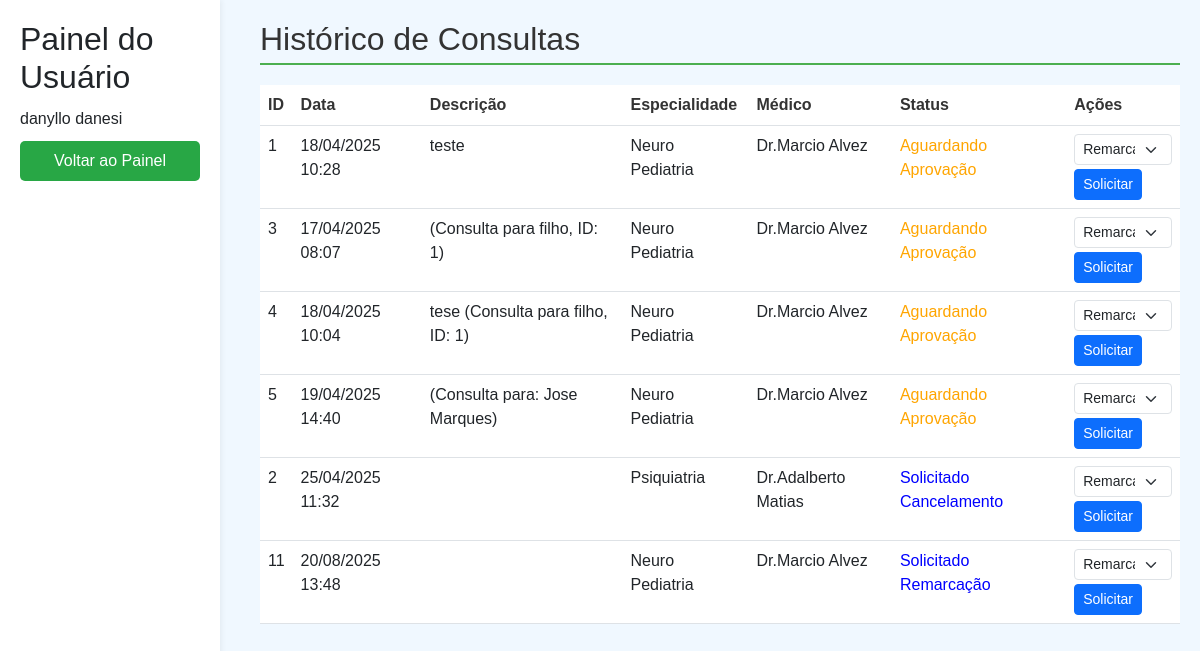
The page /consultas (signed in) on the database its author committed.
### models.py (models this page shows, shortened)
class User(db.Model, UserMixin):
    id = db.Column(db.Integer, primary_key=True)
    full_name = db.Column(db.String(100), nullable=False)
    cpf = db.Column(db.String(11), unique=True, nullable=False)
    email = db.Column(db.String(120), unique=True, nullable=False)
    phone = db.Column(db.String(15), nullable=False)
    phone_whatsapp = db.Column(db.String(15), nullable=False)
    birth_date = db.Column(db.Date, nullable=False)
    address = db.Column(db.String(200), nullable=False)
    password_hash = db.Column(db.String(128), nullable=False)
    is_admin = db.Column(db.Integer, default=0)
    filhos = db.relationship('Filho', backref='user', lazy=True)
    appointments = db.relationship('Appointment', back_populates='user', lazy=True)

class Appointment(db.Model):
    id = db.Column(db.Integer, primary_key=True)
    user_id = db.Column(db.Integer, db.ForeignKey('user.id'))
    doctor_id = db.Column(db.Integer, db.ForeignKey('doctor.id'))
    appointment_date = db.Column(db.DateTime)  # Data da consulta
    scheduling_date = db.Column(db.DateTime, default=datetime.utcnow)  # Data do agendamento
    status = db.Column(db.String(50))
    new_appointment_date = db.Column(db.DateTime, nullable=True)
    appointment_type = db.Column(db.String(50), nullable=True)
    description = db.Column(db.Text, nullable=True)
    reason = db.Column(db.String(100), nullable=True)
    user = db.relationship('User', back_populates='appointments')
    doctor = db.relationship('Doctor', back_populates='appointments')

class Doctor(db.Model):
    id = db.Column(db.Integer, primary_key=True)
    full_name = db.Column(db.String(100), nullable=False)
    name = db.Column(db.String(100), nullable=False)
    crm = db.Column(db.String(20), unique=True, nullable=False)
    specialty = db.Column(db.String(50), nullable=False)
    appointments = db.relationship('Appointment', back_populates='doctor', lazy=True)
    avaliacoes = db.relationship('Avaliacao', back_populates='doctor', lazy=True)

### routes.py (the view)
    @app.route('/consultas')
    @login_required
    def consultas():
        user = current_user
        appointments = (
            Appointment.query
            .filter_by(user_id=user.id)
            .order_by(
                case(
                    (Appointment.status == 'Aguardando Aprovação', 1),
                    (Appointment.status == 'Consulta Marcada', 2),
                    (Appointment.status == 'Consulta Remarcada', 3),
                    (Appointment.status == 'Concluído', 4),
                    else_=5
                )
            )
            .all()
        )
        return render_template('consultas.html', appointments=appointments)

### templates/consultas.html (shortened to what this page needs)
<!DOCTYPE html>
<html lang="pt-br">
<head>
<link href="https://cdn.jsdelivr.net/npm/bootstrap@5.3.0-alpha1/dist/css/bootstrap.min.css" rel="stylesheet">
</head>
<body>
<div class="sidebar">
    <div class="sidebar-header">
        <h2>Painel do Usuário</h2>
        <p>{{ current_user.full_name }}</p>
    </div>
    <div class="sidebar-menu">
        <a href="{{ url_for('dashboard') }}" class="btn-sidebar">Voltar ao Painel</a>
    </div>
</div>
<div class="main-content">
    <div class="section-card">
        <h2 class="section-title">Histórico de Consultas</h2>
        <div class="table-responsive d-none d-md-block">
            <table class="table">
                <thead>
                    <tr>
                        <th>ID</th>
                        <th>Data</th>
                        <th>Descrição</th>
                        <th>Especialidade</th>
                        <th>Médico</th>
                        <th>Status</th>
                        <th>Ações</th>
                    </tr>
                </thead>
                <tbody>
                    {% for appointment in appointments %}
                    <tr>
                        <td>{{ appointment.id }}</td>
                        <td>{{ appointment.appointment_date.strftime('%d/%m/%Y %H:%M') if appointment.appointment_date else 'N/A' }}</td>
                        <td>{{ appointment.description }}</td>
                        <td>{{ appointment.appointment_type }}</td>
                        <td>{{ appointment.doctor.name if appointment.doctor else 'N/A' }}</td>
                        <td style="color:
                            {% if appointment.status == 'Aguardando Aprovação' %}orange
                            {% elif appointment.status == 'Consulta Marcada' %}green
                            {% elif appointment.status == 'Concluído' %}gray
                            {% elif appointment.status in ['Solicitado Cancelamento', 'Solicitado Remarcação'] %}blue
                            {% elif appointment.status == 'Consulta Cancelada' %}red
                            {% elif appointment.status == 'Consulta Remarcada' %}purple{% endif %};">
                            {{ appointment.status if appointment.status else 'N/A' }}
                        </td>
                        <td>
                            {% if appointment.status not in ['Consulta Cancelada', 'Consulta Remarcada', 'Concluído'] %}
                            <form method="POST" action="{{ url_for('request_reschedule_or_cancel', appointment_id=appointment.id) }}">
                                <select name="action" class="form-select form-select-sm mb-1">
                                    <option value="remarcar">Remarcar</option>
                                </select>
                                <button type="submit" class="btn btn-sm btn-primary">Solicitar</button>
                            </form>
                            {% endif %}
                        </td>
                    </tr>
                    {% else %}
                    <tr>
                        <td colspan="7" class="text-center">Nenhuma consulta agendada.</td>
                    </tr>
                    {% endfor %}
                </tbody>
            </table>
        </div>
    </div>
</div>
</body>
</html>

### templates/consultas.html (style rules this page uses)
body { font-family: Arial, sans-serif; background-color: #f0f8ff; margin: 0; padding: 0; }
.sidebar { width: 220px; padding: 20px; background: #fff; float: left; min-height: 100vh; box-shadow: 2px 0 5px rgba(0,0,0,0.05); }
.sidebar-header h2, .sidebar-header p { margin: 0 0 10px; }
.btn-sidebar { display: block; margin-bottom: 10px; padding: 8px 12px; background-color: #28a745; color: #fff; text-decoration: none; border-radius: 5px; text-align: center; }
.main-content { margin-left: 240px; padding: 20px; }
.section-title { border-bottom: 2px solid #4CAF50; color: #333; padding-bottom: 5px; margin-bottom: 20px; }
.table thead th { color: #333; }

### rows shown on the page
User: full_name "danyllo danesi"
Appointment: id "1", appointment_date "18/04/2025 10:28", description "teste", appointment_type "Neuro Pediatria", doctor "Dr.Marcio Alvez", status "Aguardando Aprovação"
Appointment: id "3", appointment_date "17/04/2025 08:07", description "(Consulta para filho, ID: 1)", appointment_type "Neuro Pediatria", doctor "Dr.Marcio Alvez", status "Aguardando Aprovação"
Appointment: id "4", appointment_date "18/04/2025 10:04", description "tese (Consulta para filho, ID: 1)", appointment_type "Neuro Pediatria", doctor "Dr.Marcio Alvez", status "Aguardando Aprovação"
Appointment: id "5", appointment_date "19/04/2025 14:40", description "(Consulta para: Jose Marques)", appointment_type "Neuro Pediatria", doctor "Dr.Marcio Alvez", status "Aguardando Aprovação"
Appointment: id "2", appointment_date "25/04/2025 11:32", appointment_type "Psiquiatria", doctor "Dr.Adalberto Matias", status "Solicitado Cancelamento"
Appointment: id "11", appointment_date "20/08/2025 13:48", appointment_type "Neuro Pediatria", doctor "Dr.Marcio Alvez", status "Solicitado Remarcação"
